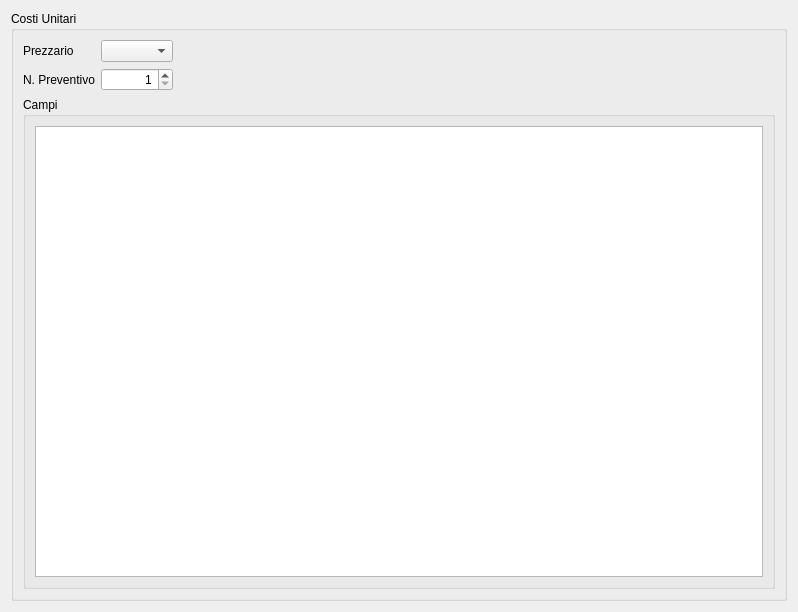
<?xml version="1.0" encoding="UTF-8"?>
<ui version="4.0">
 <class>AccountingLSBillPriceDataGUI</class>
 <widget class="QWidget" name="AccountingLSBillPriceDataGUI">
  <property name="geometry">
   <rect>
    <x>0</x>
    <y>0</y>
    <width>798</width>
    <height>612</height>
   </rect>
  </property>
  <property name="windowTitle">
   <string>Dati computo</string>
  </property>
  <layout class="QGridLayout" name="gridLayout_7">
   <item row="0" column="0">
    <widget class="QGroupBox" name="priceGroupBox">
     <property name="title">
      <string>Costi Unitari</string>
     </property>
     <layout class="QGridLayout" name="gridLayout">
      <item row="0" column="1">
       <widget class="QComboBox" name="priceListComboBox"/>
      </item>
      <item row="1" column="0">
       <widget class="QLabel" name="currentPriceDataSetSpinBoxLabel">
        <property name="text">
         <string>N. Preventivo</string>
        </property>
       </widget>
      </item>
      <item row="1" column="1">
       <widget class="QSpinBox" name="currentPriceDataSetSpinBox">
        <property name="alignment">
         <set>Qt::AlignRight|Qt::AlignTrailing|Qt::AlignVCenter</set>
        </property>
        <property name="minimum">
         <number>1</number>
        </property>
       </widget>
      </item>
      <item row="0" column="0">
       <widget class="QLabel" name="priceListComboBoxLabel">
        <property name="text">
         <string>Prezzario</string>
        </property>
       </widget>
      </item>
      <item row="0" column="2">
       <spacer name="horizontalSpacer">
        <property name="orientation">
         <enum>Qt::Horizontal</enum>
        </property>
        <property name="sizeHint" stdset="0">
         <size>
          <width>40</width>
          <height>20</height>
         </size>
        </property>
       </spacer>
      </item>
      <item row="2" column="0" colspan="3">
       <widget class="QGroupBox" name="totalPriceFieldGroupBox">
        <property name="title">
         <string>Campi</string>
        </property>
        <layout class="QGridLayout" name="gridLayout_9">
         <item row="0" column="0">
          <widget class="QTableView" name="totalPriceFieldTableView">
           <property name="alternatingRowColors">
            <bool>true</bool>
           </property>
          </widget>
         </item>
        </layout>
       </widget>
      </item>
     </layout>
    </widget>
   </item>
  </layout>
 </widget>
 <resources/>
 <connections/>
</ui>
